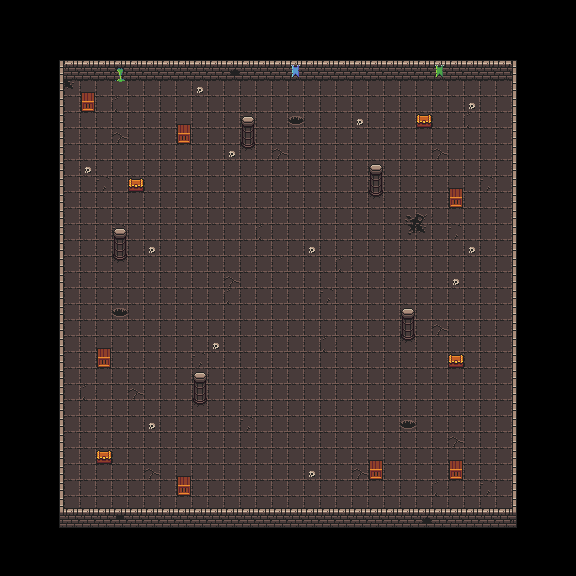

Rendered tile map (Tiled .tmx) drawn with the repository's tilesets; below, a short description and the map source with its tile grids summarised:
An orthogonal 36x36 tile map with 16x16 px tiles, 7 tile layers (Floor, Containers, Decoration2, Walls, ...) and 47 objects (13x imp, 7x crate, 7x big_demon, 6x chort, 4x chest, ...).

<map version="1.10" tiledversion="1.10.1" orientation="orthogonal" renderorder="right-down" width="36" height="36" tilewidth="16" tileheight="16" infinite="0" nextlayerid="14" nextobjectid="1343">
 <editorsettings>
  <export target="../level3.lua" format="lua" />
 </editorsettings>
 <tileset firstgid="1" name="Tileset" tilewidth="16" tileheight="16" tilecount="81" columns="9">
  <image source="../../images/tilesets/scene.png" width="144" height="144" />
  <tile id="0">
   <properties>
    <property name="isFloor" type="bool" value="true" />
   </properties>
  </tile>
  <tile id="1">
   <properties>
    <property name="isFloor" type="bool" value="true" />
   </properties>
  </tile>
  <tile id="2">
   <properties>
    <property name="isFloor" type="bool" value="true" />
   </properties>
  </tile>
  <tile id="3">
   <properties>
    <property name="isFloor" type="bool" value="true" />
   </properties>
  </tile>
  <tile id="6">
   <properties>
    <property name="isFloor" type="bool" value="true" />
   </properties>
  </tile>
  <tile id="9">
   <properties>
    <property name="isFloor" type="bool" value="true" />
   </properties>
  </tile>
  <tile id="10">
   <properties>
    <property name="isFloor" type="bool" value="true" />
   </properties>
  </tile>
  <tile id="11">
   <properties>
    <property name="isFloor" type="bool" value="true" />
   </properties>
  </tile>
  <tile id="18">
   <properties>
    <property name="isFloor" type="bool" value="true" />
   </properties>
  </tile>
  <tile id="19">
   <properties>
    <property name="isFloor" type="bool" value="true" />
   </properties>
  </tile>
  <tile id="20">
   <properties>
    <property name="isFloor" type="bool" value="true" />
   </properties>
  </tile>
 </tileset>
 <layer id="1" name="Floor" width="36" height="36">
  <data>[1296 cells, 784 non-empty, 9 distinct tile ids]</data>
 </layer>
 <layer id="7" name="Containers" width="36" height="36">
  <data>[1296 cells, 18 non-empty, 3 distinct tile ids]</data>
 </layer>
 <layer id="3" name="Decoration2" width="36" height="36">
  <data>[1296 cells, 12 non-empty, 1 distinct tile ids]</data>
 </layer>
 <layer id="2" name="Walls" width="36" height="36">
  <data>[1296 cells, 172 non-empty, 12 distinct tile ids]</data>
 </layer>
 <layer id="6" name="Fountains" width="36" height="36">
  <data>[1296 cells, 0 non-empty, 0 distinct tile ids]</data>
 </layer>
 <layer id="4" name="Doors" width="36" height="36">
  <data>[1296 cells, 0 non-empty, 0 distinct tile ids]</data>
 </layer>
 <layer id="5" name="Decoration" width="36" height="36">
  <data>[1296 cells, 19 non-empty, 7 distinct tile ids]</data>
 </layer>
 <objectgroup id="12" name="Interact">
  <object id="1268" name="chest" x="128" y="176" width="16" height="16" />
  <object id="1269" name="chest" x="416" y="112" width="16" height="16" />
  <object id="1270" name="chest" x="448" y="352" width="16" height="16" />
  <object id="1271" name="chest" x="96" y="448" width="16" height="16" />
  <object id="1272" name="crate" x="177" y="124" width="14" height="20" />
  <object id="1273" name="crate" x="81" y="92" width="14" height="20" />
  <object id="1274" name="crate" x="449" y="188" width="14" height="20" />
  <object id="1275" name="crate" x="449" y="460" width="14" height="20" />
  <object id="1276" name="crate" x="369" y="460" width="14" height="20" />
  <object id="1277" name="crate" x="177" y="476" width="14" height="20" />
  <object id="1278" name="crate" x="97" y="348" width="14" height="20" />
 </objectgroup>
 <objectgroup id="11" name="Enemies">
  <object id="1315" name="chort" x="352" y="96" width="16" height="16" />
  <object id="1316" name="chort" x="80" y="192" width="16" height="16" />
  <object id="1317" name="chort" x="464" y="224" width="16" height="16" />
  <object id="1318" name="chort" x="128" y="400" width="16" height="16" />
  <object id="1319" name="chort" x="272" y="480" width="16" height="16" />
  <object id="1320" name="chort" x="480" y="432" width="16" height="16" />
  <object id="1321" name="imp" x="80" y="288" width="16" height="16" />
  <object id="1322" name="imp" x="128" y="480" width="16" height="16" />
  <object id="1323" name="imp" x="416" y="400" width="16" height="16" />
  <object id="1324" name="imp" x="480" y="288" width="16" height="16" />
  <object id="1325" name="imp" x="432" y="144" width="16" height="16" />
  <object id="1326" name="imp" x="256" y="96" width="16" height="16" />
  <object id="1327" name="imp" x="144" y="96" width="16" height="16" />
  <object id="1328" name="big_demon" x="320" y="144" width="16" height="16" />
  <object id="1329" name="big_demon" x="176" y="160" width="16" height="16" />
  <object id="1330" name="big_demon" x="352" y="208" width="16" height="16" />
  <object id="1331" name="big_demon" x="192" y="208" width="16" height="16" />
  <object id="1334" name="big_demon" x="144" y="336" width="16" height="16" />
  <object id="1335" name="big_demon" x="400" y="368" width="16" height="16" />
  <object id="1336" name="big_demon" x="240" y="448" width="16" height="16" />
  <object id="1337" name="imp" x="368" y="432" width="16" height="16" />
  <object id="1338" name="imp" x="144" y="352" width="16" height="16" />
  <object id="1339" name="imp" x="128" y="320" width="16" height="16" />
  <object id="1340" name="imp" x="336" y="192" width="16" height="16" />
  <object id="1341" name="imp" x="256" y="176" width="16" height="16" />
  <object id="1342" name="imp" x="400" y="256" width="16" height="16" />
 </objectgroup>
 <objectgroup id="13" name="Spawn">
  <object id="1333" name="spawn" x="272" y="336" width="16" height="16" />
 </objectgroup>
 <objectgroup id="10" name="Animation" />
 <objectgroup id="9" name="Collide">
  <object id="1204" x="59" y="60" width="458" height="5" />
  <object id="1205" x="512" y="65" width="5" height="448" />
  <object id="1206" x="59" y="508" width="453" height="5" />
  <object id="1207" x="59" y="65" width="5" height="443" />
  <object id="1208" x="242" y="116" width="12" height="22" />
  <object id="1209" x="370" y="164" width="12" height="22" />
  <object id="1210" x="114" y="228" width="12" height="22" />
  <object id="1211" x="194" y="372" width="12" height="22" />
  <object id="1212" x="402" y="308" width="12" height="22" />
 </objectgroup>
 <objectgroup id="8" name="Void" />
</map>
